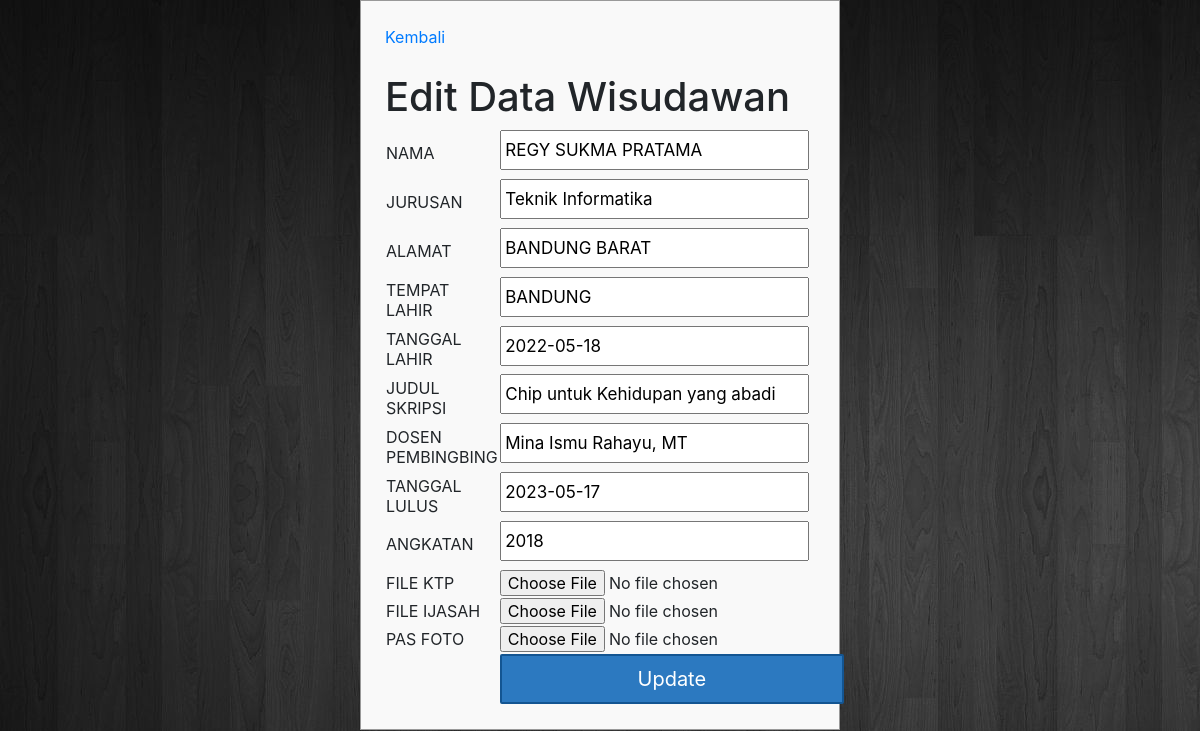
The app's page /edit_wan.php?kode_aktifasi=2018.1218002 with its own data.
### tables this page shows
CREATE TABLE `tb_wisudawan` (
  `kode_aktifasi` varchar(20) NOT NULL,
  `nim` int(20) NOT NULL,
  `nama` text NOT NULL,
  `jurusan` text NOT NULL,
  `alamat` text NOT NULL,
  `tempat_lahir` text NOT NULL,
  `tanggal_lahir` date NOT NULL,
  `judul_skripsi` text NOT NULL,
  `dosen_pem` text NOT NULL,
  `tanggal_lulus` date NOT NULL,
  `angkatan` int(11) NOT NULL,
  `ktp` varchar(100) NOT NULL,
  `ijasah_akhir` varchar(100) NOT NULL,
  `pas_foto` varchar(100) NOT NULL
);

### edit_wan.php (the view, shortened to what this page needs)
<?php
include_once("koneksi.php");
?>
<?php
$kode_aktifasi = $_GET['kode_aktifasi'];
$result = mysqli_query($mysqli, "SELECT * FROM tb_wisudawan WHERE kode_aktifasi=$kode_aktifasi");
while($user_data = mysqli_fetch_array($result))
{
    $nama = $user_data['nama'];
    $jurusan = $user_data['jurusan'];
    $alamat = $user_data['alamat'];
    $tempat_lahir = $user_data['tempat_lahir'];
    $tanggal_lahir = $user_data['tanggal_lahir'];
    $judul_skripsi = $user_data['judul_skripsi'];
    $dosen_pem = $user_data['dosen_pem'];
    $tanggal_lulus = $user_data['tanggal_lulus'];
    $angkatan = $user_data['angkatan'];
    $ktp = $user_data['ktp'];
    $ijasah_akhir = $user_data['ijasah_akhir'];
    $pas_foto = $user_data['pas_foto'];
}
?>
<html>
<head>
</head>
    <link rel="stylesheet" type="text/css" href="style.css"/>
       <link rel="stylesheet" href="https://stackpath.bootstrapcdn.com/bootstrap/4.3.1/css/bootstrap.min.css">
<body>
      <div class="box-form">
    <a href="form_wisudawan.php">Kembali</a>
    <br/><br/>
    <form name="update_user" method="post" action="edit_wan.php">
        <table border="0">
            <h1>Edit Data Wisudawan</h1>
            <tr>
                <td>NAMA</td>
                <td><input type="text" name="nama" value="<?php echo $nama;?>"></td>
            </tr>
            <tr>
                <td>JURUSAN</td>
                <td><input type="text" name="jurusan" value="<?php echo $jurusan;?>"></td>
            </tr>
             <tr>
                <td>ALAMAT</td>
                <td><input type="text" name="alamat" value="<?php echo $alamat;?>"></td>
            </tr>
            <tr>
                <td>TEMPAT LAHIR</td>
                <td><input type="text" name="tempat_lahir" value="<?php echo $tempat_lahir;?>"></td>
            </tr>
            <tr>
                <td>TANGGAL LAHIR</td>
                <td><input type="text" name="tanggal_lahir" value="<?php echo $tanggal_lahir;?>"></td>
            </tr>
             <tr>
                <td>JUDUL SKRIPSI</td>
                <td><input type="text" name="judul_skripsi" value="<?php echo $judul_skripsi;?>"></td>
            </tr>
            <tr>
                <td>DOSEN PEMBINGBING</td>
                <td><input type="text" name="dosen_pem" value="<?php echo $dosen_pem;?>"></td>
            </tr>
            <tr>
                <td>TANGGAL LULUS</td>
                <td><input type="text" name="tanggal_lulus" value="<?php echo $tanggal_lulus;?>"></td>
            </tr>
             <tr>
                <td>ANGKATAN</td>
                <td><input type="text" name="angkatan" value="<?php echo $angkatan;?>"></td>
            </tr>
             <tr>
                <td>FILE KTP</td>
                <td><input type="file" name="ktp" value="<?php echo $ktp;?>"></td>
            </tr>
             <tr>
                <td>FILE IJASAH</td>
                <td><input type="file" name="ijasah_akhir" value="<?php echo $ijasah_akhir;?>"></td>
            </tr>
             <tr>
                <td>PAS FOTO</td>
                <td><input type="file" name="pas_foto" value="<?php echo $pas_foto;?>"></td>
            </tr>
            <tr>
                <td><input type="hidden" name="kode_aktifasi" value=<?php echo $_GET['kode_aktifasi'];?>></td>
                <td><input type="submit" name="updates" value="Update"></td>
            </tr>
        </table>
    </form>
    </div>
</body>
</html>

### style.css (style rules this page uses)
* { box-sizing:border-box; margin:0 auto; }
body { background: url('wallpaperr.jpg'); color: #fff; }
.box-form { width: 40%; min-height: 400px; padding:2%; border:1px solid #999; background-color: #f9f9f9; }
.box-form input[type=text], .box-form input[type=option], .box-form input[type=date], .box-form input[type=number], select { width:90%; height:40px; padding-left:1%; font-size:17px; margin:0% 0% 2% 0; }
.box-form input[type=submit] { cursor:pointer; padding: 10px; height: 50px; width: 100%; display: block; background-color: #2c79c0; color: white; font-size: 20px; border: 2px solid #135592; border-radius: 2px; }
a { width:150px; height:150px; background:black; border-radius: 6px; }

### records on screen
tb_wisudawan: nama "REGY SUKMA PRATAMA", jurusan "Teknik Informatika", alamat "BANDUNG BARAT", tempat_lahir "BANDUNG", tanggal_lahir "2022-05-18", judul_skripsi "Chip untuk Kehidupan yang abadi", dosen_pem "Mina Ismu Rahayu, MT", tanggal_lulus "2023-05-17", angkatan "2018"
